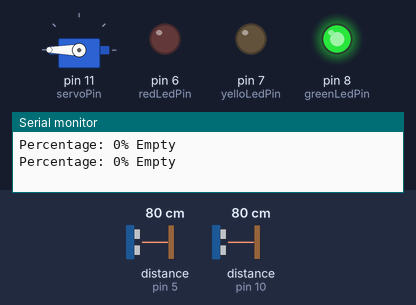
The sketch below on a simulated Arduino Uno, built with avr-gcc and run on an emulated ATmega328P. Parts: servo, output pins drawn as LEDs (lit = HIGH), the last lines printed to the serial monitor. Wiring (inferred from the names in the program): 2 × ultrasonic range finder: trigger pin 4, echo pin 5 / trigger pin 9, echo pin 10. The test bench sets the inputs (shaded band); at power-on: distance to the obstacle (sensors on pin 10, pin 5) 80 cm. The echo pulse lasts 58.3 µs per cm; WiFi joins after 1.5 s; servers stay silent unless stated; pins used as bus, display or sensor lines are not drawn.

Above: at 3.0 s.
3.1 s: distance to the obstacle (sensor on pin 10) set to 24 cm
5.0 s: distance to the obstacle (sensor on pin 10) set to 20 cm
At 6.02 s:
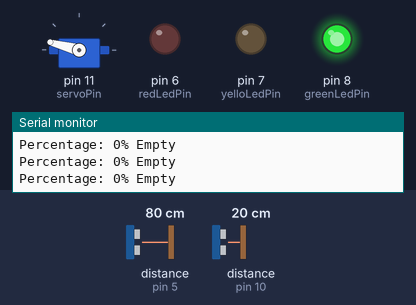
At 8.6 s:
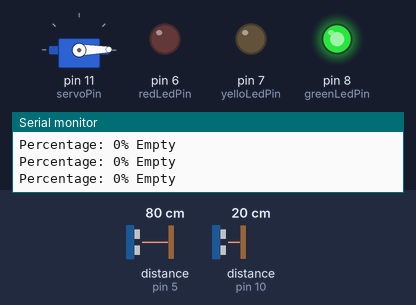
Timing chart, 0 to 10.1 s (numbered marks = the images above; inputs shaded):
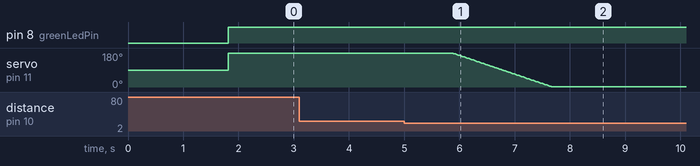

Measured:
- the behaviour switches between 22 and 21 cm on distance to the obstacle (sensor on pin 10) (found by bisection; images 0 and 1)
- after the input at 5.0 s, servo on pin 11 (servoPin): moves from 180° to 1° over 1.8 s, starting after 0.87 s

The sketch:

The_SRB_Project_Advanced.ino
```cpp
// SRB PROJECT BY ZIYAD WALID

// device 1 info
#define BLYNK_TEMPLATE_ID "TMPL2fOUuXITO"
#define BLYNK_TEMPLATE_NAME "SRB"
#define BLYNK_AUTH_TOKEN "g99TrlZAQbcrLGKZ5pUErXbmjWRvZKYK"

/* Comment this out to disable prints and save space */
#define BLYNK_PRINT Serial

// libraries
#include <Servo.h>
#include <ESP8266_Lib.h>
#include <BlynkSimpleShieldEsp8266.h>

// Your WiFi credentials.
char ssid[] = "Ziyad Walid";
char pass[] = "ZIYAD_WALID";

// Software Serial on Uno, Nano...
#include <SoftwareSerial.h>
SoftwareSerial EspSerial(2, 3); // RX, TX

// Your ESP8266 baud rate:
#define ESP8266_BAUD 115200

ESP8266 wifi(&EspSerial);

// Create a servo motor object
Servo myServo;

// first function
const int triggerPin = 4;
const int echoPin = 5;
const int redLedPin = 6;
const int yelloLedPin = 7;
const int greenLedPin = 8;

// second function
const int triggerPin2 = 9;
const int echoPin2 = 10;
const int servoPin = 11;

// servo postion
int servoPos;
const int closedPos =  180;
const int openPos = 0;

// Global variable
int percentage = 0;
int distance1;
int distance2;
bool trashOpen = false;

BlynkTimer timer;

void myTimer(){
  Blynk.virtualWrite(V0, distance1); // Update Blynk app with distance
  Blynk.virtualWrite(V1, percentage); // Update Blynk app with percentage
  Blynk.virtualWrite(V2, servoPos); // Update Blynk app with servo angle
}

BLYNK_WRITE(V3) {
  int openCommand = param.asInt();
  if (openCommand == 1 && !trashOpen) {
    openTrash();
  } else if (openCommand == 0 && trashOpen) {
    closeTrash();
  }
}

void setup()
{
  // Debug console
  Serial.begin(115200);

  // Set ESP8266 baud rate
  EspSerial.begin(ESP8266_BAUD);
  delay(10);

  Blynk.begin(BLYNK_AUTH_TOKEN, wifi, ssid, pass);

  pinMode(triggerPin, OUTPUT);
  pinMode(echoPin, INPUT);
  pinMode(redLedPin, OUTPUT);
  pinMode(yelloLedPin, OUTPUT);
  pinMode(greenLedPin, OUTPUT);

  pinMode(triggerPin2, OUTPUT);
  pinMode(echoPin2, INPUT);

  // Attach the servo to its pin
  myServo.attach(servoPin);

  // Close Dustbin by default
  servoPos = closedPos;
  myServo.write(servoPos);

  // Send sensor data every 1 seconds
  timer.setInterval(1000L, myTimer);

}

void loop()
{
  Blynk.run();
  timer.run();

  // measure distance for first ultrasonic sensor and get perecentage
  ultrasonicSensor_1();

  // Check percentage range and control LEDs accordingly for the first ultrasonic sensor
  checkPercentage();

  // Measure the distance for the second ultrasonic sensor
  ultrasonicSensor_2();

  // Open and Close Logic
  openAndclose_Trash();

  Serial.println(); // Move to the next line in the Serial Monitor
  delay(1000); // Delay for a moment to avoid too frequent readings
}

void ultrasonicSensor_1(){
  digitalWrite(triggerPin, LOW);
  delayMicroseconds(2);
  digitalWrite(triggerPin, HIGH);
  delayMicroseconds(10);
  digitalWrite(triggerPin, LOW);
  int duration = pulseIn(echoPin, HIGH);
  distance1 = (duration * 0.0343) / 2;

  // Calculate percentage for the first ultrasonic sensor
  percentage = map(distance1, 0, 21, 100, 0);
  percentage = constrain(percentage, 0, 100);

  // Display the percentage on the Serial Monitor
  Serial.print("Percentage: ");
  Serial.print(percentage);
  Serial.print("%");
}

void checkPercentage(){
   if (percentage >= 75 && percentage <= 100) {
    Blynk.logEvent("full");
    Serial.print(" Full");
    digitalWrite(redLedPin, HIGH);
    digitalWrite(yelloLedPin, LOW);
    digitalWrite(greenLedPin, LOW);

  } else if (percentage >= 0 && percentage <= 20) {
    Serial.print(" Empty");
    digitalWrite(redLedPin, LOW);
    digitalWrite(yelloLedPin, LOW);
    digitalWrite(greenLedPin, HIGH);

   } else {
    Serial.print(" Normal");
    digitalWrite(redLedPin, LOW);
    digitalWrite(yelloLedPin, HIGH);
    digitalWrite(greenLedPin, LOW);
   }
 }

void ultrasonicSensor_2(){
  digitalWrite(triggerPin2, LOW);
  delayMicroseconds(2);
  digitalWrite(triggerPin2, HIGH);
  delayMicroseconds(10);
  digitalWrite(triggerPin2, LOW);
  int duration2 = pulseIn(echoPin2, HIGH);
  distance2 = (duration2 * 0.0343) / 2;
}

void openAndclose_Trash(){
  if (distance2 >= 0 && distance2 <= 20 ){
    openTrash();
    delay(5000);
  } else{
    closeTrash();
  }
}

void openTrash(){
  while (servoPos > openPos){
    myServo.write(servoPos);
    servoPos -=1;
    delay(10);
  }
  trashOpen = true;
}

void closeTrash(){
  while (servoPos < closedPos){
    myServo.write(servoPos);
    servoPos +=1;
    delay(10);
  }
  trashOpen = false;
}
```
